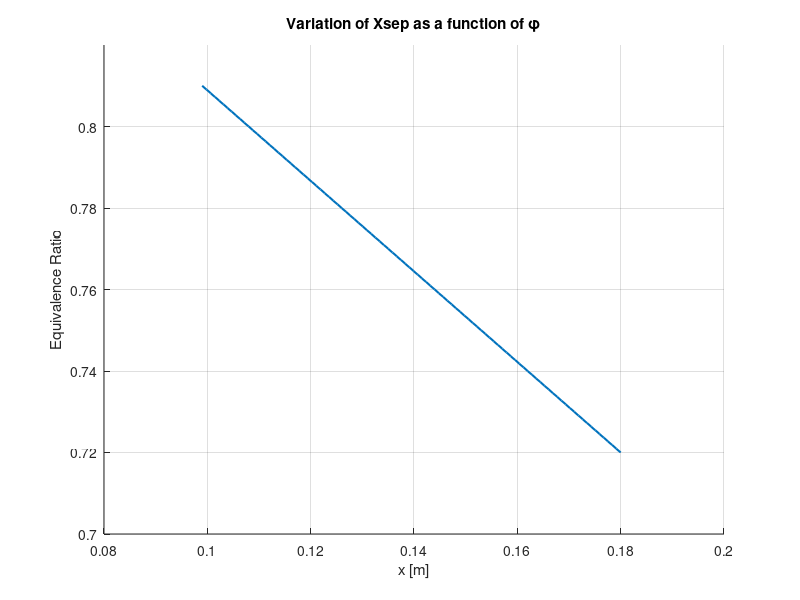
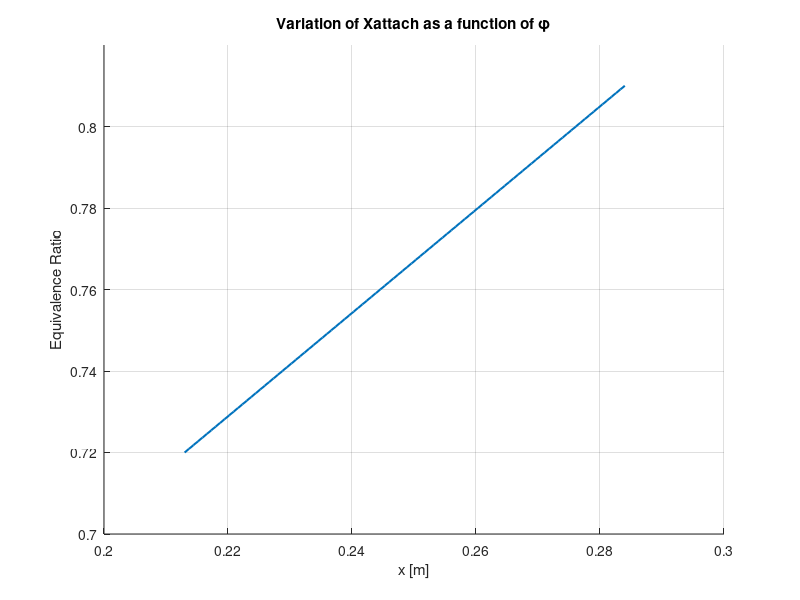

MATLAB code for these plots, in order: (Note: this script raises an error after producing the figures.)
clc; close all; clearvars;

phi = linspace(0.72, 0.81);


xsep    = 0.180 + (phi - 0.72)*(0.099 - 0.180)/(0.81 - 0.72);
xattach = 0.213 + (phi - 0.72)*(0.284 - 0.213)/(0.81 - 0.72);

figure('Color','white'); hold on; grid on;
plot(xsep, phi, 'LineWidth',1.5);
axis([0.08 0.2 0.7 0.82]);
title('Variation of Xsep as a function of \phi')
xlabel('x [m]')
ylabel('Equivalence Ratio')

figure('Color','white'); hold on; grid on;
plot(xattach, phi, 'LineWidth',1.5);
axis([0.2 0.3 0.7 0.82]);
title('Variation of Xattach as a function of \phi')
xlabel('x [m]')
ylabel('Equivalence Ratio')

clearvars; clc; close all;


%% Givens
% Domain
x2 = 0.0; % inlet
x3 = 0.2; % end isolator
x4 = 0.5; % end burner

dx = 1e-4; % xStep for ode45
xgeom = (x2:dx:x4).'; %physical locations in engine

iso.gamma = 1.37; iso.R = 287; iso.cp = 1063; % isolator properties
brn.gamma = 1.31; brn.R = 297; brn.cp = 1255; % burner properties

D3 = 0.06; % [m]

A3 = pi*D3^2/4; % area at station 3 [m^2]
A4 = 2*A3; % '' 4 ''

dAdx = (A4 - A3)/(x4-x3); % area derivative

Cf = 0.002;

hpr = 45e6; % MJ/kg
fst = 0.0685;
phi = 0.74;

%% IC Vector
M2 = 2.75; %%%% fix before submit
p2 = 5e4;
T2 = 650.0;

y0 = [M2^2; p2; T2];

%% Build area curve
A_geom = zeros(size(xgeom));
for i = 1:length(xgeom)
    if xgeom(i) <= x3
        A_geom(i) = A3;
    else
        A_geom(i) = A3 + dAdx*(xgeom(i)-x3);
    end
end

%% Build core area curve
x_sep    = 0.153;
x_min    = x3;
x_attach = 0.2367;

Ac_geom = zeros(size(xgeom));
dAc_dx_geom = zeros(size(xgeom));

Amin    = 0.75 * A3;
Aattach = A3 + dAdx*(x_attach - x3);

% Rounded out area curve to prevent disc. at area min
k1 = (A3 - Amin) / (x_sep - x_min)^2;
m2 = (Aattach - Amin) / (x_attach - x_min);

for i = 1:length(xgeom)
    xi = xgeom(i);

    if xi < x_sep
        Ac_geom(i) = A3;
        dAc_dx_geom(i) = 0.0;

    elseif xi < x_min
        Ac_geom(i) = Amin + k1*(xi - x_min)^2;
        dAc_dx_geom(i) = 2*k1*(xi - x_min);

    elseif xi < x_attach
        Ac_geom(i) = Amin + m2*(xi - x_min);
        dAc_dx_geom(i) = m2;

    else
        Ac_geom(i) = A_geom(i);
        dAc_dx_geom(i) = dAdx;
    end
end

Acr_geom = Ac_geom ./ A_geom;
dA_dx_geom = zeros(size(xgeom));
dA_dx_geom(xgeom > x3) = dAdx;

dlnAcr_dx_geom = dAc_dx_geom ./ Ac_geom - dA_dx_geom ./ A_geom;

%% Isolator 
opts = odeset('RelTol',1e-8,'AbsTol',1e-10,'MaxStep',1e-4);

sol_iso = ode45(@(x,y) solve_isolator(x,y,iso,Cf,D3,xgeom,Acr_geom,dlnAcr_dx_geom), ...
                [x2 x3], y0, opts);

x_iso = sol_iso.x(:);
M_iso = sqrt(sol_iso.y(1,:)).';
p_iso = sol_iso.y(2,:).';
T_iso = sol_iso.y(3,:).';

y3 = sol_iso.y(:,end); % Burner IC

%% Create burner IC vector

% Density, speed of sound, speed of flow at isolator end
rhoI = y3(2) / (iso.R * y3(3));
aI   = sqrt(iso.gamma * iso.R * y3(3));
uI   = sqrt(y3(1)) * aI;

f = phi * fst;

% upstream fluxes
G_air = rhoI * uI;
momFlux = y3(2) + rhoI * uI^2;
hTotal  = iso.cp * y3(3) + 0.5 * uI^2;
G = (1 + f) * G_air;

% Setup a quadratic equation with u at Burner IC as the unknown
A = (brn.gamma + 1)/(2*brn.gamma);
B = -(momFlux / G);
C = ((brn.gamma - 1)/brn.gamma) * hTotal;

% Solve
uB = roots([A B C]);

% Will return 2 solutions, choose closest one to burner flow to elim. ext.
[~, idx] = min(abs(uB - uI));
uB = uB(idx);

% recover burner initial state
rhoB  = G / uB;
Tburn = (hTotal - 0.5*uB^2) / brn.cp;
Pburn = rhoB * brn.R * Tburn;
aB    = sqrt(brn.gamma * brn.R * Tburn);
Mburn = uB / aB;

y3b = [Mburn^2; Pburn; Tburn];

%% Burner
sol_brn = ode45(@(x,y) solve_burner(x,y,brn,Cf,dAdx,A3,x3,hpr,fst,phi,...
                                     xgeom,Acr_geom,dlnAcr_dx_geom), ...
                [x3 x4], y3b, opts);

x_brn = sol_brn.x(:);
M_brn = sqrt(sol_brn.y(1,:)).';
p_brn = sol_brn.y(2,:).';
T_brn = sol_brn.y(3,:).';

%% Post-processing
% Combine Solutions
x = [x_iso ; x_brn];
M = [M_iso; M_brn];
p = [p_iso ; p_brn];
T = [T_iso ; T_brn];

% Area curve building
A  = zeros(size(x));
Ac = zeros(size(x));

for i = 1:length(x)
    xi = x(i);

    if xi <= x3
        A(i) = A3;
    else
        A(i) = A3 + dAdx*(xi-x3);
    end

    if xi < x_sep
        Ac(i) = A3;

    elseif xi < x_min
        Ac(i) = A3 + (0.822*A3 - A3)*(xi - x_sep)/(x_min - x_sep);

    elseif xi < x_attach
        Ac(i) = 0.822*A3 + (Aattach - 0.822*A3)*(xi - x_min)/(x_attach - x_min);

    else
        Ac(i) = A(i);
    end
end

Pr = p / p2;
Tr = T / T2;
Ar = A / A(1);
Acr_plot = Ac / A(1);      % Ac / A_init for plotting
Acr_local_plot = Ac ./ A;  % local Ac / A

[maxP, iP] = max(Pr);
[maxT, iT] = max(Tr);
[minM, iM] = min(M);

xP = x(iP);
xT = x(iT);
xM = x(iM);

%% Plot
figure('Color','w'); hold on; grid on;
axis([0 x4 0 5])

plot(x,Ar,'b','LineWidth',2)
plot(x,Acr_plot,'c--','LineWidth',2)
plot(x,M,'r','LineWidth',2)
plot(x,Pr,'k','LineWidth',2)
plot(x,Tr,'m','LineWidth',2)

titleStr = sprintf('Max P/P_2 = %.2f, Max T/T_2 = %.2f, Min M = %.2f', maxP, maxT, minM);
title(titleStr);

xlabel('x (m)')
legend('A/A2','A_c/A2','Mach','P/P2','T/T2','Location','best')


function dydx = solve_isolator(x,y,props,Cf,D,xgeom,Acr_geom,dlnAcr_dx_geom)

M2 = y(1);
p  = y(2);
T  = y(3);

gamma = props.gamma;

tt = 0.0; % no heat release in isolator
dlnA_dx = 0.0; % no area change in isolator
f = (4*Cf)/D; % friction factor

idx = round((x - xgeom(1)) / (xgeom(2) - xgeom(1))) + 1;
idx = max(1, min(length(xgeom), idx));

Acr = Acr_geom(idx);
dlnAcr_dx = dlnAcr_dx_geom(idx);

A_mat = zeros(3,3);
b     = zeros(3,1);

A_mat(1,1) = 1;
A_mat(1,2) = 0.5*gamma*M2*Acr;
A_mat(1,3) = 0.5*gamma*M2*Acr;
b(1)       = -0.5*gamma*M2*f;

A_mat(2,1) = 0;
A_mat(2,2) = 1 + 0.5*(gamma-1)*M2;
A_mat(2,3) = 0.5*(gamma-1)*M2;
b(2)       = (1 + 0.5*(gamma-1)*M2)*tt;

A_mat(3,1) = 1;
A_mat(3,2) = -0.5;
A_mat(3,3) = 0.5;
b(3)       = -dlnA_dx - dlnAcr_dx;

u = A_mat \ b;

dydx = [M2*u(3); p*u(1); T*u(2)];

end

function dydx = solve_burner(x,y,props,Cf,dAdx,A3,x3,hpr,fst,phi,...
                              xgeom,Acr_geom,dlnAcr_dx_geom)

M2 = y(1);
p  = y(2);
T  = y(3);

gamma = props.gamma;
cp    = props.cp;

A = A3 + dAdx*(x-x3);
Dloc = sqrt(4*A/pi);
dlnA_dx = dAdx / A;

idx = round((x - xgeom(1)) / (xgeom(2) - xgeom(1))) + 1;
idx = max(1, min(length(xgeom), idx));

Acr = Acr_geom(idx);
dlnAcr_dx = dlnAcr_dx_geom(idx);

f = (4*Cf)/Dloc;

L = 0.3; % x4 - x3
X = (x - 0.2)/L;

theta = 5; % given influence coeff.
eta_ctot = 0.8; % given eta 

dEta_c = eta_ctot * theta ./ ( L * (1 + (theta - 1)*X).^2 ); % derivative of eq 11

Tt = T*(1 + 0.5*(gamma-1)*M2);
dQ = 2*Cf*cp*(Tt - 600)/Dloc; % Reynolds analogy for dQ
dTt_dx = (hpr*fst*phi*dEta_c - dQ)/cp;
tt = dTt_dx / Tt;

A_mat = zeros(3,3);
b     = zeros(3,1);

A_mat(1,1) = 1;
A_mat(1,2) = 0.5*gamma*M2*Acr;
A_mat(1,3) = 0.5*gamma*M2*Acr;
b(1)       = -0.5*gamma*M2*f;

A_mat(2,1) = 0;
A_mat(2,2) = 1 + 0.5*(gamma-1)*M2;
A_mat(2,3) = 0.5*(gamma-1)*M2;
b(2)       = (1 + 0.5*(gamma-1)*M2)*tt;

A_mat(3,1) = 1;
A_mat(3,2) = -0.5;
A_mat(3,3) = 0.5;
b(3)       = -dlnA_dx - dlnAcr_dx;
% 
% if rcond(A_mat) < 1e-10
%     error('Burner matrix near singular at x = %.6f, M = %.6f, T = %.2f K, p = %.2f Pa', ...
%           x, sqrt(M2), T, p);
% end
u = A_mat\b;

dydx = [M2*u(3); p*u(1); T*u(2)];

end
